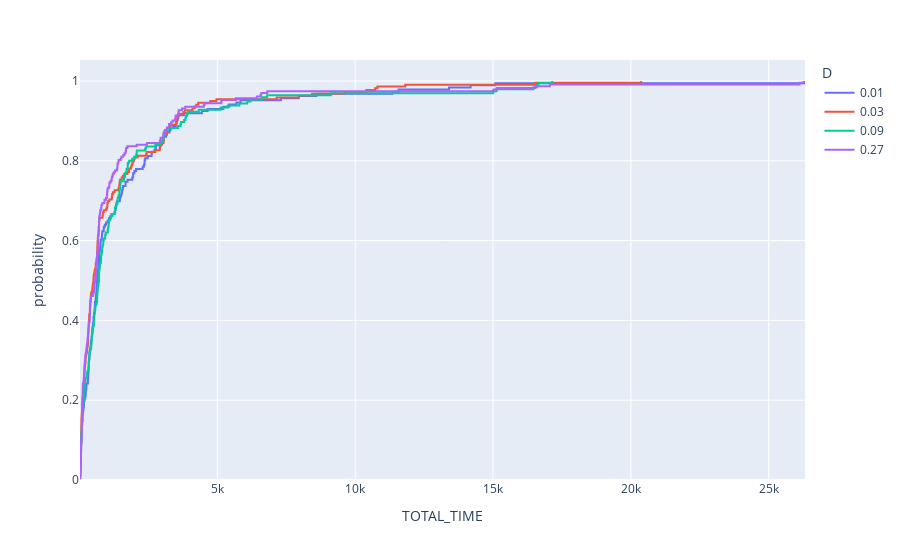

Notebook code for this chart:
### Code cell
fig = px.ecdf(df_all, x="TOTAL_TIME", color = "D")
fig.show()

### Figure 1 — Plotly figure (JSON) as saved in the notebook; plotly's stock layout.template omitted (floating-point values rounded to 4 significant figures; data arrays with more than 128 entries replaced by an {"elided": "..."} marker saying what was removed)
{"data": [{"hovertemplate": "D=0.01<br>TOTAL_TIME=%{x}<br>probability=%{y}<extra></extra>", "legendgroup": "0.01", "line": {"dash": "solid", "shape": "hv"}, "marker": {"color": "#636efa", "symbol": "circle"}, "mode": "lines", "name": "0.01", "orientation": "v", "showlegend": true, "type": "scatter", "x": {"elided": "186 float values"}, "xaxis": "x", "y": {"elided": "186 float values"}, "yaxis": "y"}, {"hovertemplate": "D=0.03<br>TOTAL_TIME=%{x}<br>probability=%{y}<extra></extra>", "legendgroup": "0.03", "line": {"dash": "solid", "shape": "hv"}, "marker": {"color": "#EF553B", "symbol": "circle"}, "mode": "lines", "name": "0.03", "orientation": "v", "showlegend": true, "type": "scatter", "x": {"elided": "219 float values"}, "xaxis": "x", "y": {"elided": "219 float values"}, "yaxis": "y"}, {"hovertemplate": "D=0.09<br>TOTAL_TIME=%{x}<br>probability=%{y}<extra></extra>", "legendgroup": "0.09", "line": {"dash": "solid", "shape": "hv"}, "marker": {"color": "#00cc96", "symbol": "circle"}, "mode": "lines", "name": "0.09", "orientation": "v", "showlegend": true, "type": "scatter", "x": {"elided": "195 float values"}, "xaxis": "x", "y": {"elided": "195 float values"}, "yaxis": "y"}, {"hovertemplate": "D=0.27<br>TOTAL_TIME=%{x}<br>probability=%{y}<extra></extra>", "legendgroup": "0.27", "line": {"dash": "solid", "shape": "hv"}, "marker": {"color": "#ab63fa", "symbol": "circle"}, "mode": "lines", "name": "0.27", "orientation": "v", "showlegend": true, "type": "scatter", "x": {"elided": "232 float values"}, "xaxis": "x", "y": {"elided": "232 float values"}, "yaxis": "y"}], "layout": {"legend": {"title": {"text": "D"}, "tracegroupgap": 0}, "margin": {"t": 60}, "xaxis": {"anchor": "y", "domain": [0, 1], "title": {"text": "TOTAL_TIME"}}, "yaxis": {"anchor": "x", "domain": [0, 1], "rangemode": "tozero", "title": {"text": "probability"}}}}
